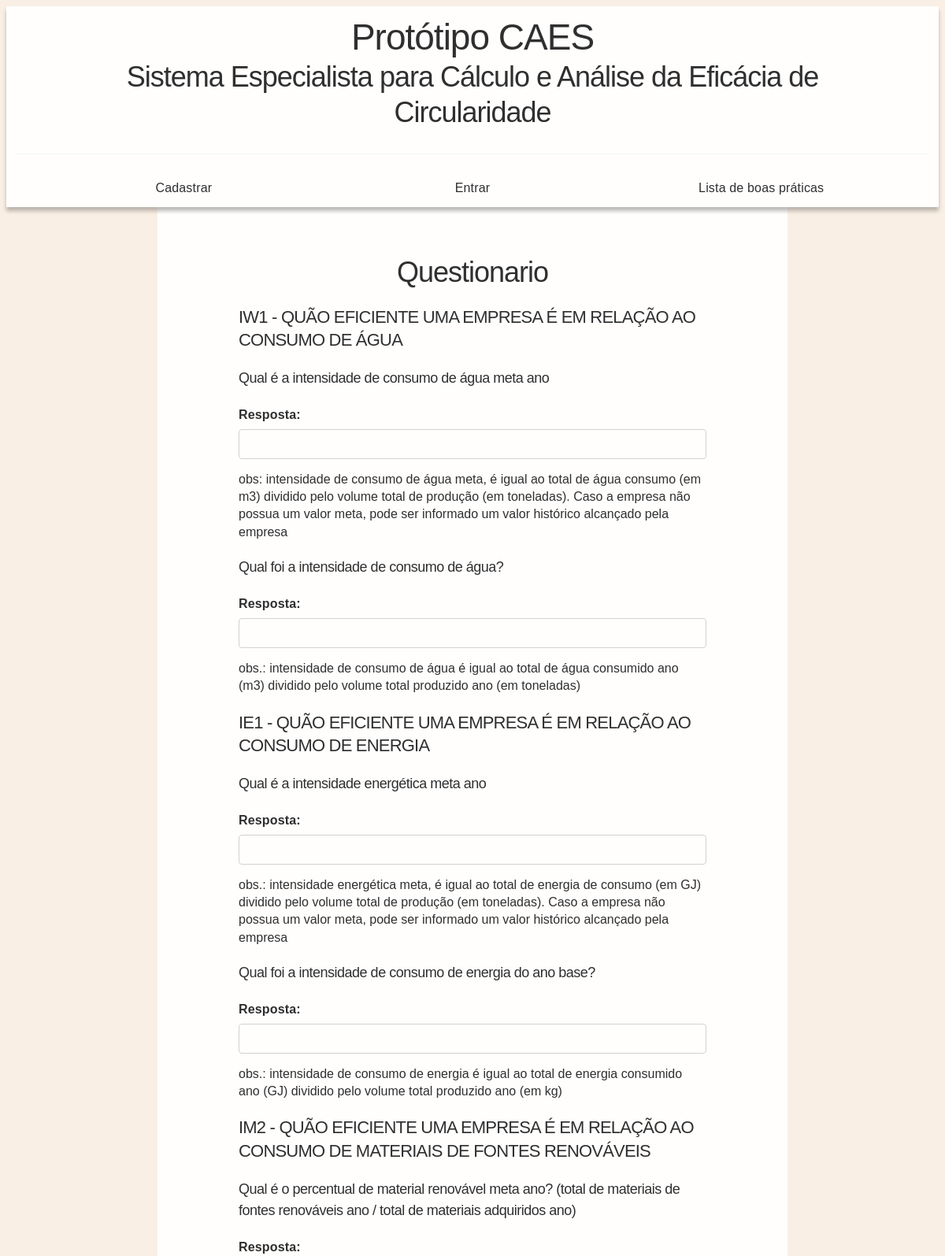
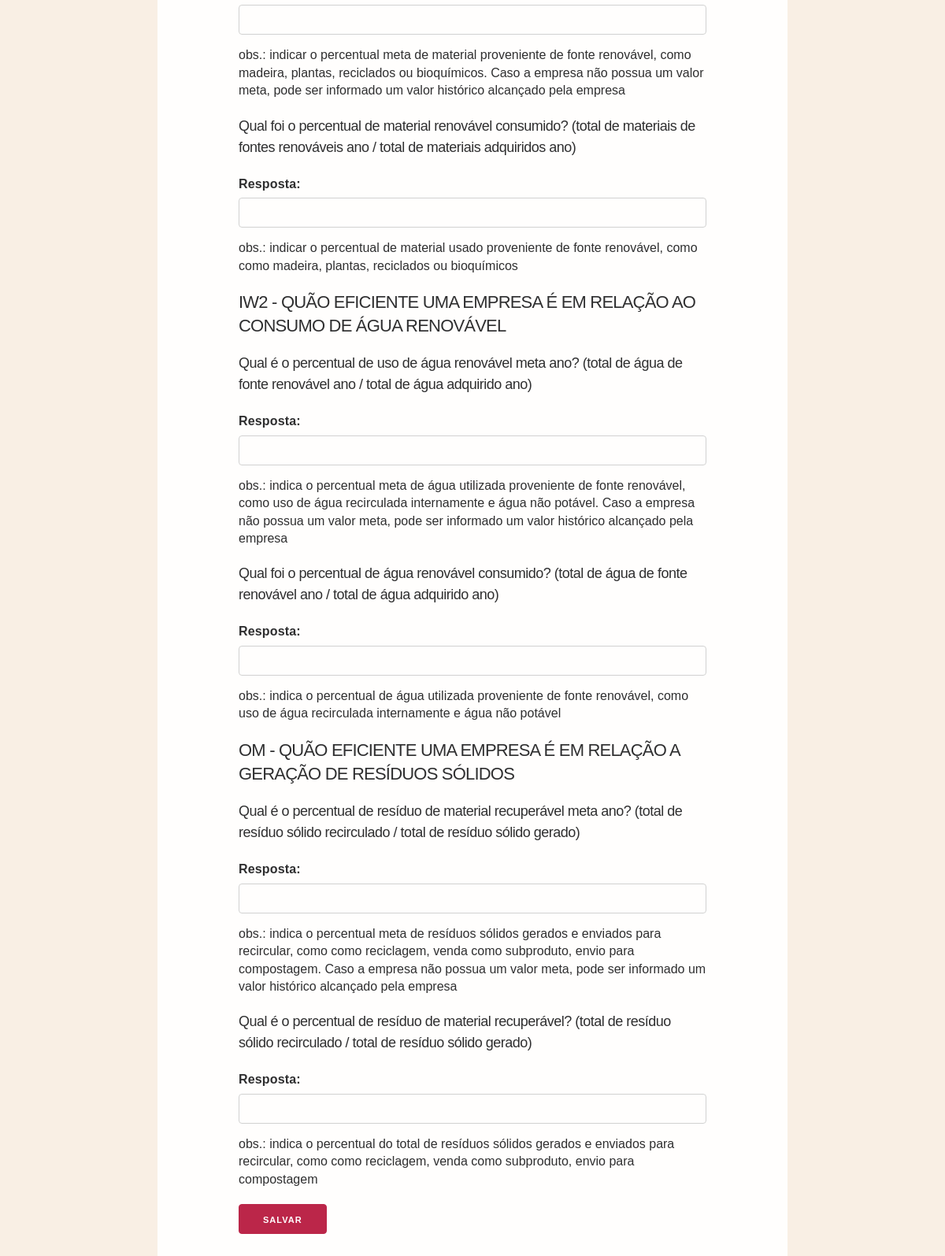
The page /questionario on the database its author committed (2 pictures, top to bottom).
### wb/models.py (models this page shows)
class Questionario(models.Model):
    identificador = models.CharField(max_length=5)
    titulo_pergunta = models.CharField(max_length=250)
    pergunta = models.CharField(max_length=200)
    comentario = models.CharField(max_length=400)
    TIPOS = [("VA","ValorAtingido"),("VM","ValorMeta")]
    tipo = models.CharField(max_length=20, choices=TIPOS, default="VA")
    def __str__(self):
        if self.tipo == 'VM':
            return str(self.identificador) + ' - Valor Meta'
        return str(self.identificador) + ' - Valor Atingido'
    class Meta:
        verbose_name = 'Questionario'
        verbose_name_plural = 'Questionarios'

### wb/views.py (the view, shortened to what this page needs)
# urls.py: path('questionario', views.questionario, name='questionario'),
def questionario(request):
	questoes = Questionario.objects.all()
	try:
		empresa = Empresa.objects.filter(usuario=request.user).last()
	except TypeError:
		empresa = None
	respostas = Resposta.objects.filter(empresa=empresa)
	initial = []
	for index,questao in enumerate(questoes):
		d = {'empresa': empresa}
		d['questao'] = questao
		for resposta in respostas:
			if resposta.questao == questao:
				d['resposta'] = resposta.resposta
		initial.append(d)
	RespostaFormSet = modelformset_factory(Resposta, form=RespostaForm,fields=('empresa', 'questao','resposta'),extra=len(questoes))
	formset = RespostaFormSet(queryset=Resposta.objects.none(),initial=initial)
	return render(request, 'wb/questionario.html', {'empresa':empresa,'formset': formset,'questoes':questoes})

### wb/models.py (called while the page is built)
    def __str__(self):
        return 'Empresa: ' + str(self.empresa)

### wb/templates/wb/questionario.html (shortened to what this page needs)
{% extends 'wb/index.html' %}
{% block content %}
                    <h2> Questionario </h2>
<form method="post">
    {% for form in formset %}
        {% for field in form %}
            {% if 'Questao:' in field.label_tag %}
                {% for questao in questoes %}
                    {% if questao.id == field.value %}
                        {% if questao.tipo == "VM" %}
                            <h4> {{ questao.identificador }} - {{ questao.titulo_pergunta}} </h4>
                        {% endif %}
                            <h5> {{ questao.pergunta }} </h5>
                    {% endif%}
                {% endfor %}
            {% endif %}
            {% if 'Resposta:' in field.label_tag %}
                {{ field.label_tag }}
                {{ field }}
            {% endif %}
        {% endfor%}
        {% for field in form %}
            {% for questao in questoes %}
                {% if 'Questao:' in field.label_tag %}
                    {% if questao.id == field.value %}
                        <h6> {{ questao.comentario }} </h6>
                    {% endif%}
                {% endif%}
            {% endfor %}
        {% endfor%}
    {% endfor %}
    <input type="submit" value="Salvar">
</form>
{% load static %}
{% endblock %}

### wb/static/wb/css.css (style rules this page uses)
*,*:after,*:before { box-sizing:inherit }
html { box-sizing:border-box;font-size:62.5% }
body { color:#606c76;font-family:'Roboto', 'Helvetica Neue', 'Helvetica', 'Arial', sans-serif;font-size:1.6em;font-weight:300;letter-spacing:.01em;line-height:1.6 }
.button,button,input[type='button'],input[type='reset'],input[type='submit'] { background-color:#bb2649;border:0.1rem solid #bb2649;border-radius:.4rem;color:#fff;cursor:pointer;display:inline-block;font-size:1.1rem;font-weight:700;height:3.8rem;letter-spacing:.1rem;line-height:3.8rem;padding:0 3.0rem;text-align:center;text-decoration:none;text-transform:uppercase;white-space:nowrap }
input[type='email'],input[type='number'],input[type='password'],input[type='search'],input[type='tel'],input[type='text'],input[type='url'],textarea,select { -webkit-appearance:none;-moz-appearance:none;appearance:none;background-color:transparent;border:0.1rem solid #d1d1d1;border-radius:.4rem;box-shadow:none;box-sizing:inherit;height:3.8rem;padding:.6rem 1.0rem;width:100% }
label,legend { display:block;font-size:1.6rem;font-weight:700;margin-bottom:.5rem }
fieldset,input,select,textarea { margin-bottom:1.5rem }
blockquote,dl,figure,form,ol,p,pre,table,ul { margin-bottom:2.5rem }
h1,h2,h3,h4,h5,h6 { font-weight:300;letter-spacing:-.1rem;margin-bottom:2.0rem;margin-top:0 }
h2 { font-size:3.6rem;line-height:1.25 }
h4 { font-size:2.2rem;letter-spacing:-.08rem;line-height:1.35 }
h5 { font-size:1.8rem;letter-spacing:-.05rem;line-height:1.5 }
h6 { font-size:1.6rem;letter-spacing:0;line-height:1.4 }

### rows shown on the page
Questionario: identificador "IW1", titulo_pergunta "QUÃO EFICIENTE UMA EMPRESA É EM RELAÇÃO AO CONSUMO DE ÁGUA", pergunta "Qual é a intensidade de consumo de água meta ano", comentario "obs: intensidade de consumo de água meta, é igual ao total de água consumo (em m3) dividido pelo volume total de produção (em toneladas). Caso a empresa não possua um valor meta, pode ser informado um valor histórico alcançado pela empresa"
Questionario: pergunta "Qual foi a intensidade de consumo de água?", comentario "obs.: intensidade de consumo de água é igual ao total de água consumido ano (m3) dividido pelo volume total produzido ano (em toneladas)"
Questionario: identificador "IE1", titulo_pergunta "QUÃO EFICIENTE UMA EMPRESA É EM RELAÇÃO AO CONSUMO DE ENERGIA", pergunta "Qual é a intensidade energética meta ano", comentario "obs.: intensidade energética meta, é igual ao total de energia de consumo (em GJ) dividido pelo volume total de produção (em toneladas). Caso a empresa não possua um valor meta, pode ser informado um valor histórico alcançado pela empresa"
Questionario: pergunta "Qual foi a intensidade de consumo de energia do ano base?", comentario "obs.: intensidade de consumo de energia é igual ao total de energia consumido ano (GJ) dividido pelo volume total produzido ano (em kg)"
Questionario: identificador "IM2", titulo_pergunta "QUÃO EFICIENTE UMA EMPRESA É EM RELAÇÃO AO CONSUMO DE MATERIAIS DE FONTES RENOVÁVEIS", pergunta "Qual é o percentual de material renovável meta ano? (total de materiais de fontes renováveis ano / total de materiais adquiridos ano)", comentario "obs.: indicar o percentual meta de material proveniente de fonte renovável, como madeira, plantas, reciclados ou bioquímicos. Caso a empresa não possua um valor meta, pode ser informado um valor histórico alcançado pela empresa"
Questionario: pergunta "Qual foi o percentual de material renovável consumido? (total de materiais de fontes renováveis ano / total de materiais adquiridos ano)", comentario "obs.: indicar o percentual de material usado proveniente de fonte renovável, como como madeira, plantas, reciclados ou bioquímicos"
Questionario: identificador "IW2", titulo_pergunta "QUÃO EFICIENTE UMA EMPRESA É EM RELAÇÃO AO CONSUMO DE ÁGUA RENOVÁVEL", pergunta "Qual é o percentual de uso de água renovável meta ano? (total de água de fonte renovável ano / total de água adquirido ano)", comentario "obs.: indica o percentual meta de água utilizada proveniente de fonte renovável, como uso de água recirculada internamente e água não potável. Caso a empresa não possua um valor meta, pode ser informado um valor histórico alcançado pela empresa"
Questionario: pergunta "Qual foi o percentual de água renovável consumido? (total de água de fonte renovável ano / total de água adquirido ano)", comentario "obs.: indica o percentual de água utilizada proveniente de fonte renovável, como uso de água recirculada internamente e água não potável"
Questionario: identificador "OM", titulo_pergunta "QUÃO EFICIENTE UMA EMPRESA É EM RELAÇÃO A GERAÇÃO DE RESÍDUOS SÓLIDOS", pergunta "Qual é o percentual de resíduo de material recuperável meta ano? (total de resíduo sólido recirculado / total de resíduo sólido gerado)", comentario "obs.: indica o percentual meta de resíduos sólidos gerados e enviados para recircular, como como reciclagem, venda como subproduto, envio para compostagem. Caso a empresa não possua um valor meta, pode ser informado um valor histórico alcançado pela empresa"
Questionario: pergunta "Qual é o percentual de resíduo de material recuperável? (total de resíduo sólido recirculado / total de resíduo sólido gerado)", comentario "obs.: indica o percentual do total de resíduos sólidos gerados e enviados para recircular, como como reciclagem, venda como subproduto, envio para compostagem"

### other values the page prints
{{ field.label_tag }} "Resposta:" "Resposta:" "Resposta:" "Resposta:" "Resposta:" "Resposta:" "Resposta:" "Resposta:" "Resposta:" "Resposta:"
